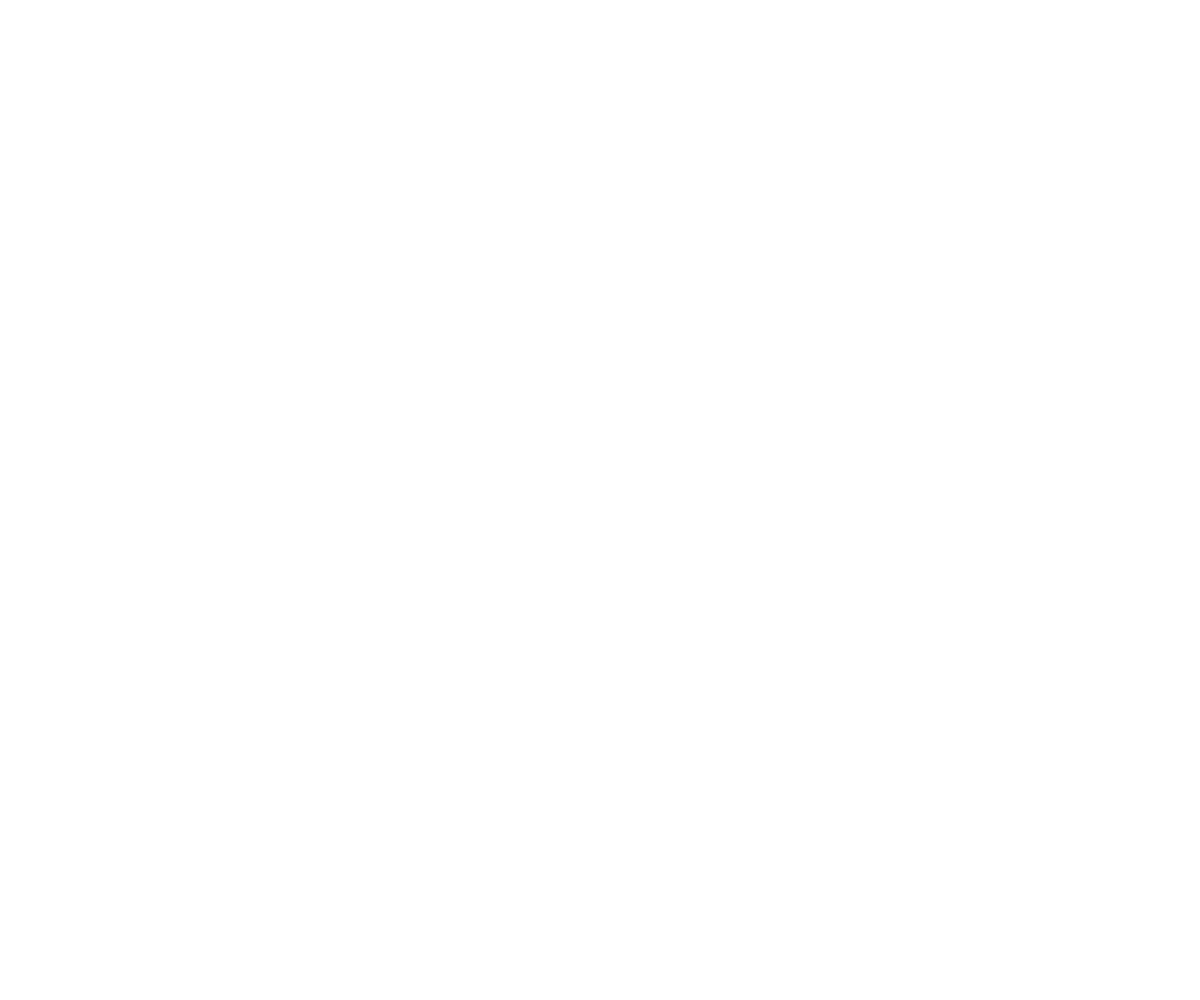
Frame 1 (no input)
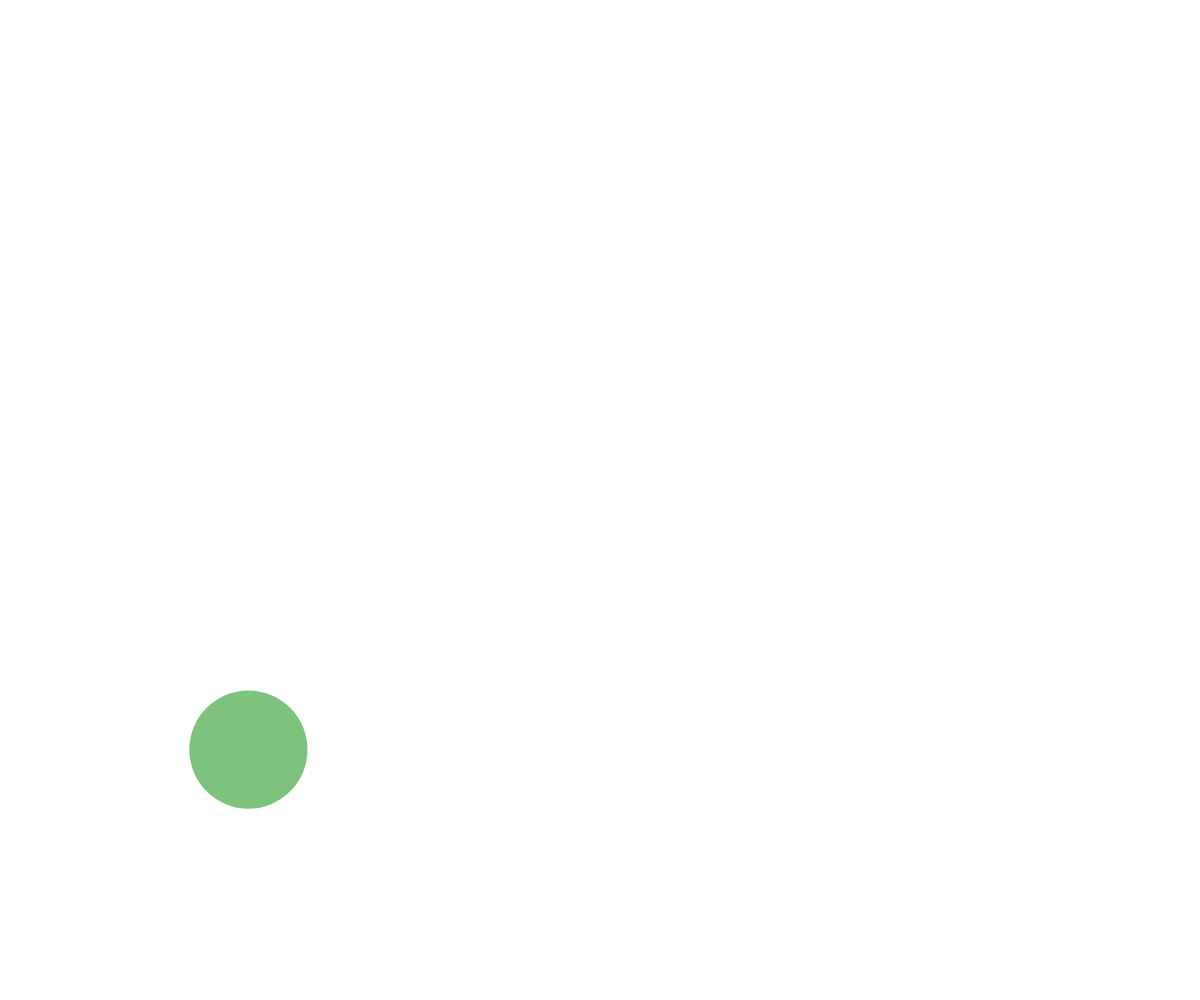
Frame 60 (no input)
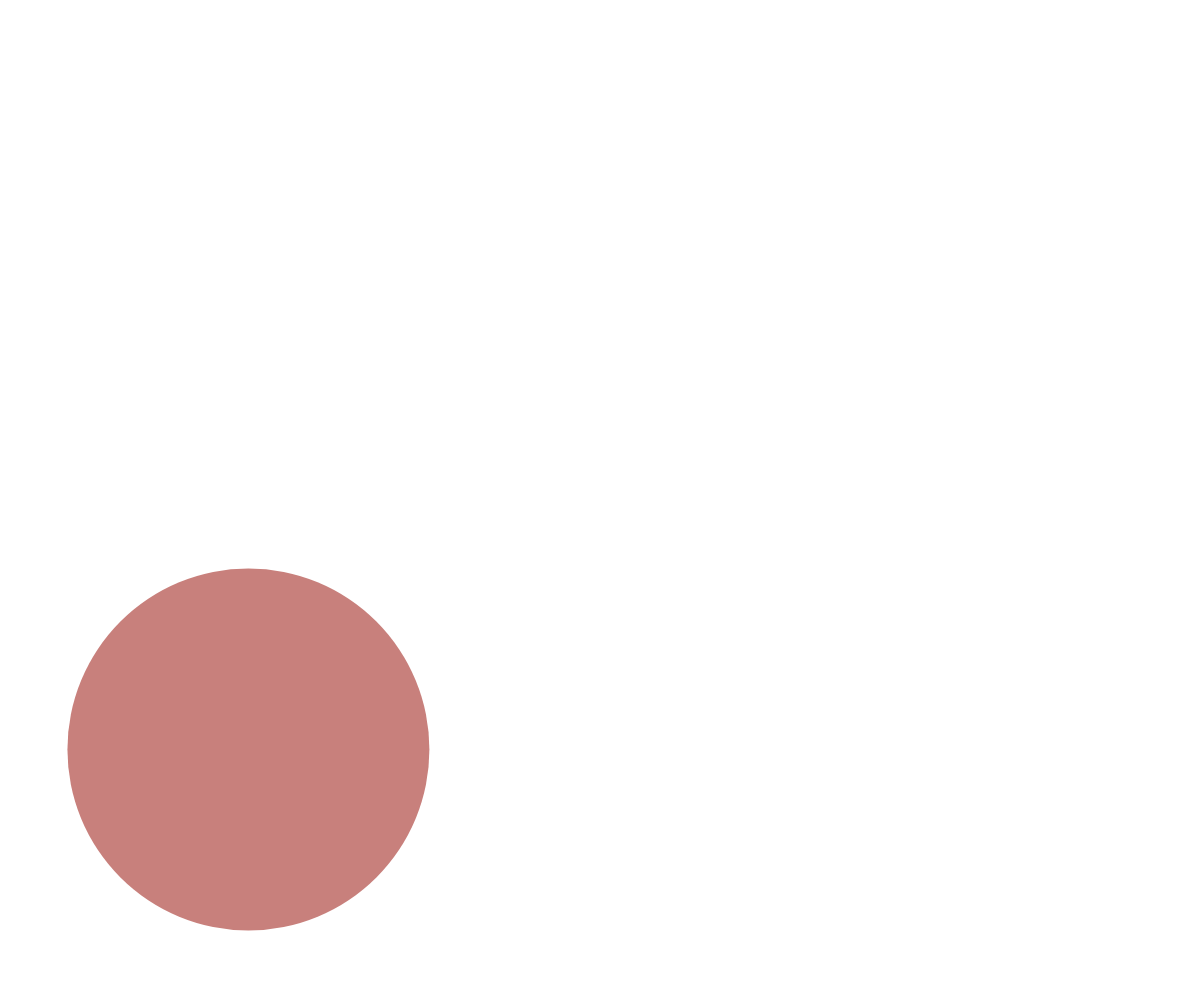
Frame 120 (the mouse pressed at the canvas centre since frame 60)

The p5.js sketch that drew these frames (run headless with seeded random() and noise() and a simulated clock; from frame 60 on, the mouse is pressed at the canvas centre):

// p5.js sketch
// ── sketch.js
var circles = [];

function setup() {
  createCanvas(windowWidth, windowHeight);
  offset = random(windowWidth);
  colorMode(HSB);
  noStroke();
  var circle = new Circle(.01, random(windowWidth), random(windowHeight),
    random(1000));
  circles.push(circle);

}

function draw() {

  for (var i = 0; i < circles.length; i++) {
    circles[i].draw(circles);

  }


}

// ── circle.js
var Circle = function(radius, initx, inity, acc) {
  this.r = radius;
  this.x = initx;
  this.y = inity;
  this.acc = acc / 10000;
  this.vel = 1;
  this.color = 1;
  this.bright = random(10, 90);
  this.sat = random(10, 90);
  this.limit = random(500, 1000);
  this.growing = true;
  this.kill = false;

  this.draw = function(circles) {
    if (this.growing) {
      fill(this.color % 120, this.sat % 100, this.bright % 100, 100);
      this.color += this.vel
      if (this.r < this.limit) {
        push();
        ellipse(this.x, this.y, this.r, this.r)
        this.r += this.vel;
        pop();
      } else {
        this.explode();
      }
      this.vel += this.acc;
      this.bright += this.acc;
      this.sat += this.acc;
    }
  }
  this.explode = function(circles) {
    console.log("EXPLODE")
    var offset = sin(45) * this.r
    var circle1 = Circle(1, (this.x - offset), this.y - offset, this.acc);
    var circle2 = Circle(1, this.x + offset, this.y - offset, this.acc);
    var circle3 = Circle(1, this.x - offset, this.y + offset, this.acc);
    var circle4 = Circle(1, this.x + offset, this.y + offset, this.acc);
    circles.push(circle1);
    circles.push(circle2);
    circles.push(circle3);
    circles.push(circle4);
  }
}
